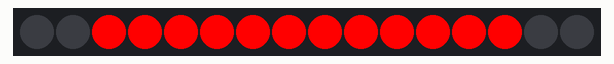
The sketch below on a simulated Arduino Uno, built with avr-gcc and run on an emulated ATmega328P. On the bench: 16 RGB LEDs in strip order, left to right.

Above: at 0.1 s.
At 1.1 s:
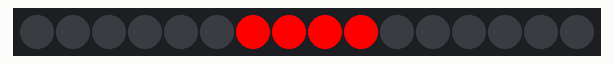
At 2.1 s:
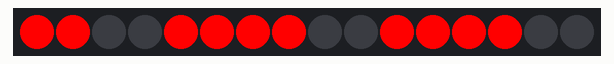
At 4.1 s:
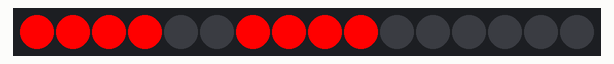
At 6.1 s:
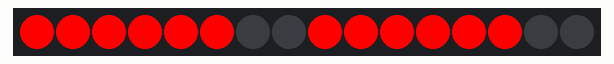
At 9.2 s:
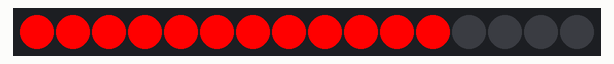

The sketch:

clock_v0_digit_functions.ino
```cpp
#include <Adafruit_NeoPixel.h>

int PIN = 3;
int NumPixels=16;

Adafruit_NeoPixel pixels = Adafruit_NeoPixel(NumPixels, PIN, NEO_GRB + NEO_KHZ800);

void setup() {
  pixels.begin();
  pixels.show();

}

void loop() {
apagar(pixels.Color(0, 0, 0), 0);
cero();
delay(1000);
apagar(pixels.Color(0, 0, 0), 0);
uno();
delay(1000);
apagar(pixels.Color(0, 0, 0), 0);
dos();
delay(1000);
apagar(pixels.Color(0, 0, 0), 0);
tres();
delay(1000);
apagar(pixels.Color(0, 0, 0), 0);
cuatro();
delay(1000);
apagar(pixels.Color(0, 0, 0), 0);
cinco();
delay(1000);
apagar(pixels.Color(0, 0, 0), 0);
seis();
delay(1000);
apagar(pixels.Color(0, 0, 0), 0);
siete();
delay(1000);
apagar(pixels.Color(0, 0, 0), 0);
ocho();
delay(1000);
apagar(pixels.Color(0, 0, 0), 0);
nueve();
delay(1000);

}
void apagar(uint32_t c, uint8_t wait) {
  for(uint16_t i=0; i<pixels.numPixels(); i++) {
    pixels.setPixelColor(i, c);
    pixels.show();
    delay(wait);
  }
}

void cero(){
  pixels.setPixelColor(2,255,0,0);
  pixels.setPixelColor(3,255,0,0);
  pixels.setPixelColor(4,255,0,0);
  pixels.setPixelColor(5,255,0,0);
  pixels.setPixelColor(6,255,0,0);
  pixels.setPixelColor(7,255,0,0);
  pixels.setPixelColor(8,255,0,0);
  pixels.setPixelColor(9,255,0,0);
  pixels.setPixelColor(10,255,0,0);
  pixels.setPixelColor(11,255,0,0);
  pixels.setPixelColor(12,255,0,0);
  pixels.setPixelColor(13,255,0,0);
  pixels.show();
}

void uno(){
  pixels.setPixelColor(6,255,0,0);
  pixels.setPixelColor(7,255,0,0);
  pixels.setPixelColor(8,255,0,0);
  pixels.setPixelColor(9,255,0,0);
  pixels.show();
}

void dos(){
  pixels.setPixelColor(0,255,0,0);
  pixels.setPixelColor(1,255,0,0);
  pixels.setPixelColor(4,255,0,0);
  pixels.setPixelColor(5,255,0,0);
  pixels.setPixelColor(6,255,0,0);
  pixels.setPixelColor(7,255,0,0);
  pixels.setPixelColor(10,255,0,0);
  pixels.setPixelColor(11,255,0,0);
  pixels.setPixelColor(12,255,0,0);
  pixels.setPixelColor(13,255,0,0);
  pixels.show();
}

void tres(){
  pixels.setPixelColor(0,255,0,0);
  pixels.setPixelColor(1,255,0,0);
  pixels.setPixelColor(4,255,0,0);
  pixels.setPixelColor(5,255,0,0);
  pixels.setPixelColor(6,255,0,0);
  pixels.setPixelColor(7,255,0,0);
  pixels.setPixelColor(8,255,0,0);
  pixels.setPixelColor(9,255,0,0);
  pixels.setPixelColor(10,255,0,0);
  pixels.setPixelColor(11,255,0,0);
  pixels.show();
}

void cuatro(){
  pixels.setPixelColor(0,255,0,0);
  pixels.setPixelColor(1,255,0,0);
  pixels.setPixelColor(2,255,0,0);
  pixels.setPixelColor(3,255,0,0);
  pixels.setPixelColor(6,255,0,0);
  pixels.setPixelColor(7,255,0,0);
  pixels.setPixelColor(8,255,0,0);
  pixels.setPixelColor(9,255,0,0);
  pixels.show();
}

void cinco(){
  pixels.setPixelColor(0,255,0,0);
  pixels.setPixelColor(1,255,0,0);
  pixels.setPixelColor(2,255,0,0);
  pixels.setPixelColor(3,255,0,0);
  pixels.setPixelColor(4,255,0,0);
  pixels.setPixelColor(5,255,0,0);
  pixels.setPixelColor(8,255,0,0);
  pixels.setPixelColor(9,255,0,0);
  pixels.setPixelColor(10,255,0,0);
  pixels.setPixelColor(11,255,0,0);
  pixels.show();
}

void seis(){
  pixels.setPixelColor(0,255,0,0);
  pixels.setPixelColor(1,255,0,0);
  pixels.setPixelColor(2,255,0,0);
  pixels.setPixelColor(3,255,0,0);
  pixels.setPixelColor(4,255,0,0);
  pixels.setPixelColor(5,255,0,0);
  pixels.setPixelColor(8,255,0,0);
  pixels.setPixelColor(9,255,0,0);
  pixels.setPixelColor(10,255,0,0);
  pixels.setPixelColor(11,255,0,0);
  pixels.setPixelColor(12,255,0,0);
  pixels.setPixelColor(13,255,0,0);
  pixels.show();
}

void siete(){
  pixels.setPixelColor(4,255,0,0);
  pixels.setPixelColor(5,255,0,0);
  pixels.setPixelColor(6,255,0,0);
  pixels.setPixelColor(7,255,0,0);
  pixels.setPixelColor(8,255,0,0);
  pixels.setPixelColor(9,255,0,0);
  pixels.show();
}
void ocho(){
  pixels.setPixelColor(0,255,0,0);
  pixels.setPixelColor(1,255,0,0);
  pixels.setPixelColor(2,255,0,0);
  pixels.setPixelColor(3,255,0,0);
  pixels.setPixelColor(4,255,0,0);
  pixels.setPixelColor(5,255,0,0);
  pixels.setPixelColor(6,255,0,0);
  pixels.setPixelColor(7,255,0,0);
  pixels.setPixelColor(8,255,0,0);
  pixels.setPixelColor(9,255,0,0);
  pixels.setPixelColor(10,255,0,0);
  pixels.setPixelColor(11,255,0,0);
  pixels.setPixelColor(12,255,0,0);
  pixels.setPixelColor(13,255,0,0);
  pixels.show();
}

void nueve(){
  pixels.setPixelColor(0,255,0,0);
  pixels.setPixelColor(1,255,0,0);
  pixels.setPixelColor(2,255,0,0);
  pixels.setPixelColor(3,255,0,0);
  pixels.setPixelColor(4,255,0,0);
  pixels.setPixelColor(5,255,0,0);
  pixels.setPixelColor(6,255,0,0);
  pixels.setPixelColor(7,255,0,0);
  pixels.setPixelColor(8,255,0,0);
  pixels.setPixelColor(9,255,0,0);
  pixels.setPixelColor(10,255,0,0);
  pixels.setPixelColor(11,255,0,0);
  pixels.show();
}
```

Measured:
- by itself, everything shown: repeats every 10.1 s, in 10 steps
- what the display in image 1 shows lasts 1.0 s, from 1.0 s to 2.0 s
